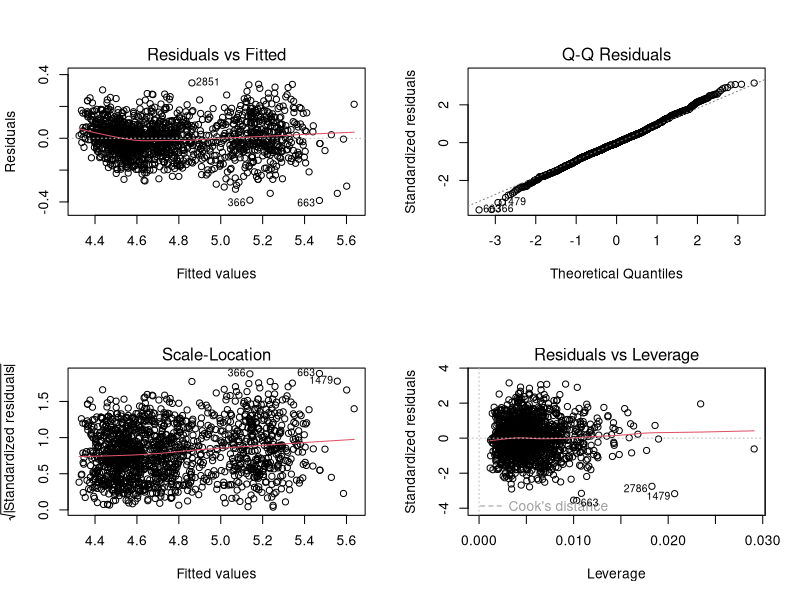
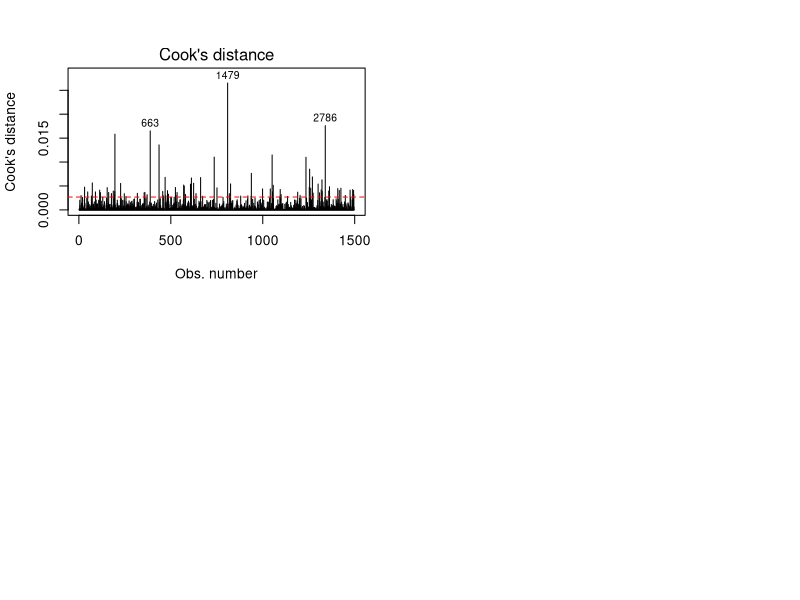
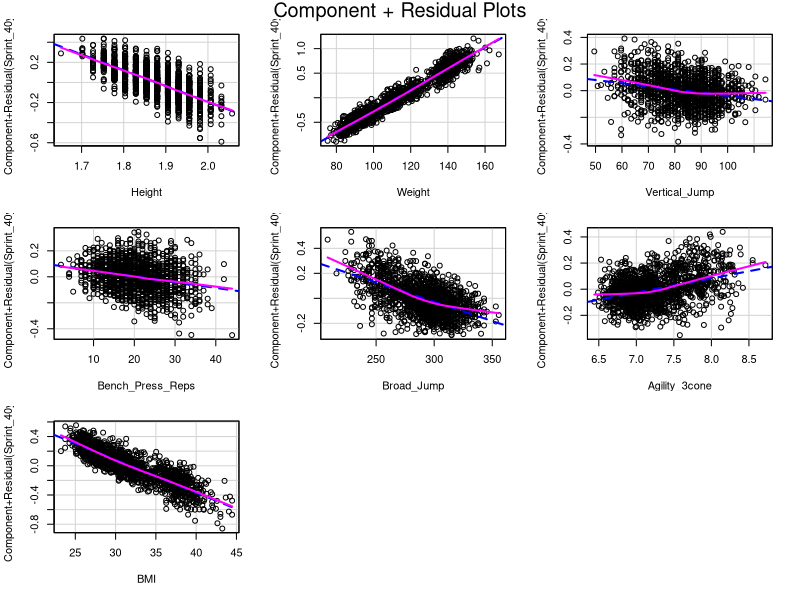
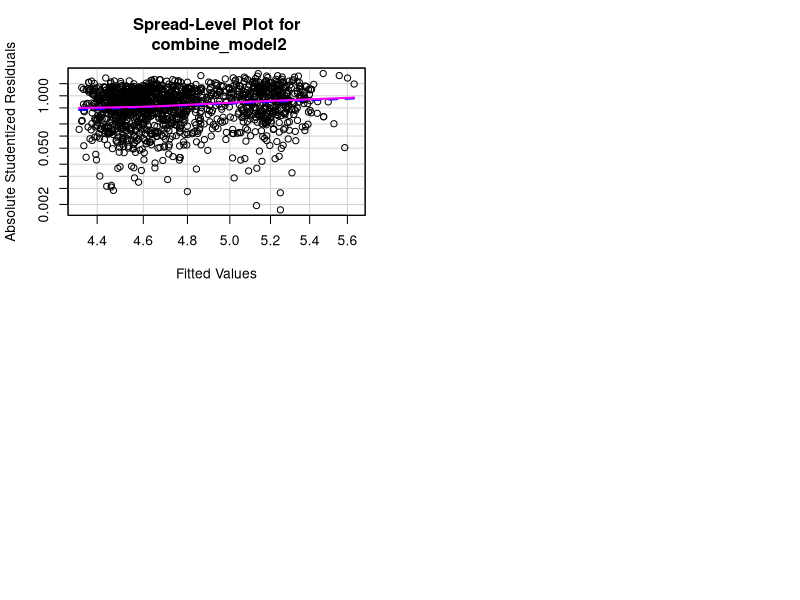

Write the R code that produced these figures, in order. (Note: this script raises an error after producing the figures.)
library(dplyr)
library(ROSE)
library(car)
library(MASS)

set.seed(12345)

combine_data <- read.csv('NFL.csv')

str(combine_data)

combine_data <- dplyr::select(combine_data,-c(Year, Player, School, Drafted..tm.rnd.yr., Player_Type, Position_Type, Position, Drafted))

combine_data <- na.omit(combine_data)

combine_data$Bench_Press_Reps<- as.numeric(combine_data$Bench_Press_Reps)

combine_data$Age<- as.numeric(combine_data$Age)

str(combine_data)

combine_model <- lm(Sprint_40yd~., data=combine_data)
summary(combine_model)

combine_model1 <- lm(Sprint_40yd~ Age + Height + Weight + Vertical_Jump + Bench_Press_Reps + Broad_Jump + Agility_3cone + BMI, data=combine_data)
summary(combine_model1)

combine_model2 <- lm(Sprint_40yd~ Height + Weight + Vertical_Jump + Bench_Press_Reps + Broad_Jump + Agility_3cone + BMI, data=combine_data)
summary(combine_model2)

combine_model3 <- lm(Sprint_40yd~ Weight + Vertical_Jump + Bench_Press_Reps + Broad_Jump + Agility_3cone + BMI, data=combine_data)
summary(combine_model3)

combine_model4 <- lm(Sprint_40yd~ Weight + Vertical_Jump + Bench_Press_Reps + Broad_Jump + Agility_3cone, data=combine_data)
summary(combine_model4)

fitted(combine_model2)

residuals(combine_model2)

par(mfrow = c(2, 2))
plot(combine_model2)

durbinWatsonTest(combine_model2)

cutoff <- 4/(nrow(combine_data) - length(combine_model2$coefficients) - 1)
plot(combine_model2, which = 4, cook.levels = cutoff)
abline(h = cutoff, lty = 2, col = "red")

outlierTest(combine_model2)

crPlots(combine_model2)

ncvTest(combine_model2)
spreadLevelPlot(combine_model2)

qqPlot(combine_model2, labels = FALSE, simulate = TRUE, main = "Q-Q Plot")

cor(combine_data)
vif(combine_model2)
sqrt(vif(combine_model2)) > 2

stepAIC(combine_model, direction = "backward")

fit = lm(formula = Sprint_40yd ~ Age + Height + Weight + Vertical_Jump + 
     Bench_Press_Reps + Broad_Jump + Agility_3cone + BMI, data = combine_data)
summary(fit)
